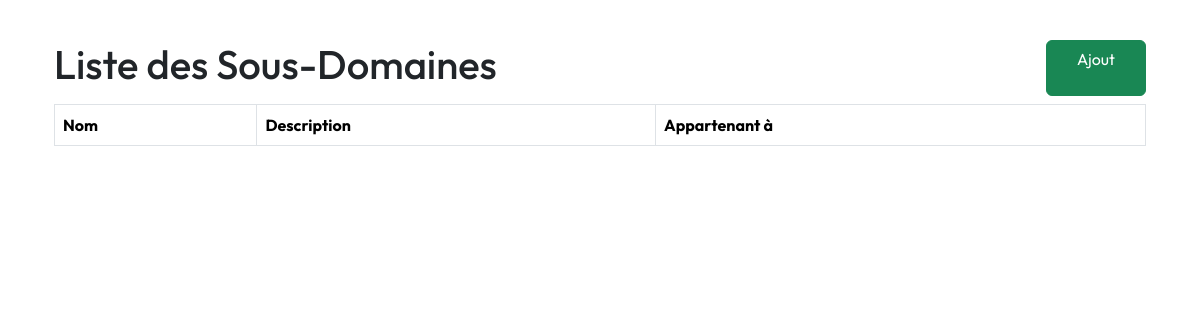
Page /sous-domaines on the earlier database version.
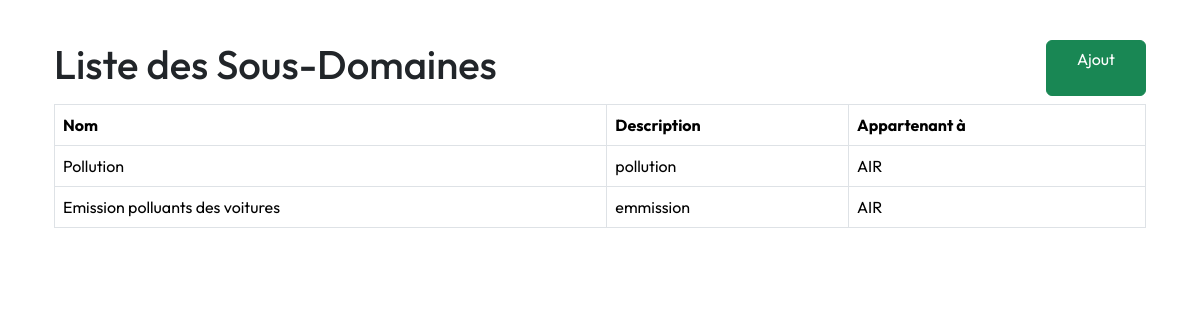
Same page on the later database version.
### app/models.py (models this page shows)
class SousDomaine(db.Model):
    __tablename__ = 'sous_domaine'
    id = db.Column(db.Integer, primary_key=True)
    nom = db.Column(db.String(100), nullable=False)
    description = db.Column(db.Text, nullable=True)
    domaine_id = db.Column(db.Integer, db.ForeignKey('domaine.id'), nullable=False)
    reglementations = db.relationship('Reglementation', backref='sous_domaine', lazy=True)

class Domaine(db.Model):
    __tablename__ = 'domaine'
    id = db.Column(db.Integer, primary_key=True)
    nom = db.Column(db.String(100), nullable=False)
    description = db.Column(db.Text, nullable=True)
    sous_domaines = db.relationship('SousDomaine', backref='domaine', lazy=True)

### app/routes/reglement.py (the view)
@bp.route('/sous-domaines', methods=['GET'])
def liste_sous_domaines():
    sous_domaines = SousDomaine.query.all()
    return render_template('domaine/liste_sous_domaines.html', sous_domaines=sous_domaines)

### app/templates/domaine/liste_sous_domaines.html
{% extends "layout.html" %}
{% block content %}
<div class="container mt-4">
    <div class="d-flex justify-content-between mb-2">
        <h1>Liste des Sous-Domaines</h1>
        <a class="btn btn-success" href="{{ url_for('reglement.ajouter_sous_domaine') }}">Ajout</a>
    </div>
    <table class="table table-bordered">
        <thead>
            <tr>
                <th>Nom</th>
                <th>Description</th>
                <th>Appartenant à</th>
            </tr>
        </thead>
        <tbody>
            {% for sous_domaine in sous_domaines %}
            <tr>
                <td>{{ sous_domaine.nom }}</td>
                <td>{{ sous_domaine.description or "N/A" }}</td>
                <td>{{ sous_domaine.domaine.nom or "N/A" }}</td>
            </tr>
            {% endfor %}
        </tbody>
    </table>
</div>
{% endblock %}

Differences in the rows shown:
added SousDomaine: nom "Pollution", description "pollution", domaine "AIR"
added SousDomaine: nom "Emission polluants des voitures", description "emmission", domaine "AIR"
